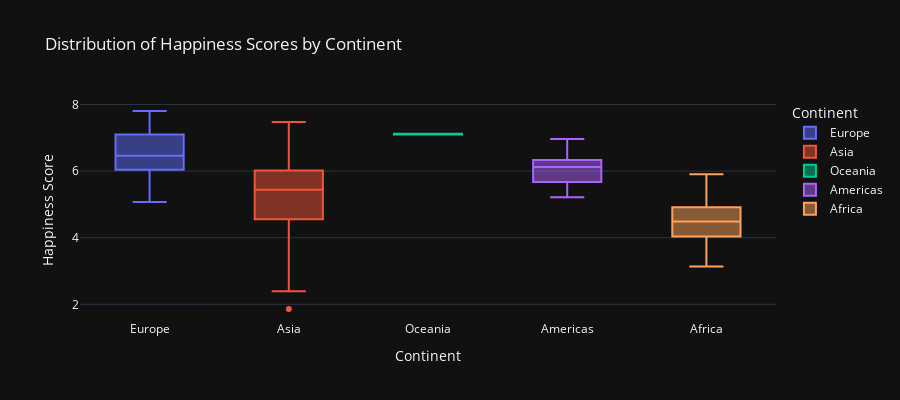

The notebook cell saved with this chart:
### Code cell
# Create a box plot showing the distribution of happiness scores by sub-region 
fig = px.box(full_data, x='region', y='Ladder score', 
             title='Distribution of Happiness Scores by Continent',
             labels={'region': 'Continent', 'Ladder score': 'Happiness Score'},
             color='region', 
             height=400)

fig.update_layout(xaxis_title='Continent', yaxis_title='Happiness Score')

fig.show()

### Figure 1 — Plotly figure (JSON) as saved in the notebook; plotly's stock layout.template omitted (floating-point values rounded to 4 significant figures)
{"data": [{"alignmentgroup": "True", "hovertemplate": "Continent=%{x}<br>Happiness Score=%{y}<extra></extra>", "legendgroup": "Europe", "marker": {"color": "#636efa"}, "name": "Europe", "notched": false, "offsetgroup": "Europe", "orientation": "v", "showlegend": true, "x": ["Europe", "Europe", "Europe", "Europe", "Europe", "Europe", "Europe", "Europe", "Europe", "Europe", "Europe", "Europe", "Europe", "Europe", "Europe", "Europe", "Europe", "Europe", "Europe", "Europe", "Europe", "Europe", "Europe", "Europe", "Europe", "Europe", "Europe", "Europe", "Europe", "Europe", "Europe", "Europe", "Europe", "Europe"], "x0": " ", "xaxis": "x", "y": [7.804, 7.586, 7.53, 7.403, 7.395, 7.315, 7.24, 7.228, 7.097, 6.892, 6.859, 6.796, 6.763, 6.661, 6.65, 6.589, 6.469, 6.455, 6.436, 6.405, 6.3, 6.26, 6.213, 6.144, 6.125, 6.041, 5.968, 5.931, 5.819, 5.722, 5.661, 5.466, 5.277, 5.071], "y0": " ", "yaxis": "y", "type": "box"}, {"alignmentgroup": "True", "hovertemplate": "Continent=%{x}<br>Happiness Score=%{y}<extra></extra>", "legendgroup": "Asia", "marker": {"color": "#EF553B"}, "name": "Asia", "notched": false, "offsetgroup": "Asia", "orientation": "v", "showlegend": true, "x": ["Asia", "Asia", "Asia", "Asia", "Asia", "Asia", "Asia", "Asia", "Asia", "Asia", "Asia", "Asia", "Asia", "Asia", "Asia", "Asia", "Asia", "Asia", "Asia", "Asia", "Asia", "Asia", "Asia", "Asia", "Asia", "Asia", "Asia", "Asia", "Asia", "Asia", "Asia", "Asia", "Asia", "Asia"], "x0": " ", "xaxis": "x", "y": [7.473, 6.587, 6.571, 6.463, 6.173, 6.144, 6.13, 6.129, 6.014, 6.012, 5.951, 5.843, 5.84, 5.825, 5.818, 5.763, 5.523, 5.36, 5.342, 5.33, 5.277, 5.111, 5.109, 4.941, 4.876, 4.555, 4.442, 4.393, 4.372, 4.282, 4.12, 4.036, 2.392, 1.859], "y0": " ", "yaxis": "y", "type": "box"}, {"alignmentgroup": "True", "hovertemplate": "Continent=%{x}<br>Happiness Score=%{y}<extra></extra>", "legendgroup": "Oceania", "marker": {"color": "#00cc96"}, "name": "Oceania", "notched": false, "offsetgroup": "Oceania", "orientation": "v", "showlegend": true, "x": ["Oceania", "Oceania"], "x0": " ", "xaxis": "x", "y": [7.123, 7.095], "y0": " ", "yaxis": "y", "type": "box"}, {"alignmentgroup": "True", "hovertemplate": "Continent=%{x}<br>Happiness Score=%{y}<extra></extra>", "legendgroup": "Americas", "marker": {"color": "#ab63fa"}, "name": "Americas", "notched": false, "offsetgroup": "Americas", "orientation": "v", "showlegend": true, "x": ["Americas", "Americas", "Americas", "Americas", "Americas", "Americas", "Americas", "Americas", "Americas", "Americas", "Americas", "Americas", "Americas", "Americas", "Americas", "Americas", "Americas", "Americas", "Americas", "Americas", "Americas"], "x0": " ", "xaxis": "x", "y": [6.961, 6.894, 6.609, 6.494, 6.334, 6.33, 6.265, 6.259, 6.15, 6.125, 6.122, 6.024, 6.023, 5.738, 5.703, 5.684, 5.63, 5.569, 5.559, 5.526, 5.211], "y0": " ", "yaxis": "y", "type": "box"}, {"alignmentgroup": "True", "hovertemplate": "Continent=%{x}<br>Happiness Score=%{y}<extra></extra>", "legendgroup": "Africa", "marker": {"color": "#FFA15A"}, "name": "Africa", "notched": false, "offsetgroup": "Africa", "orientation": "v", "showlegend": true, "x": ["Africa", "Africa", "Africa", "Africa", "Africa", "Africa", "Africa", "Africa", "Africa", "Africa", "Africa", "Africa", "Africa", "Africa", "Africa", "Africa", "Africa", "Africa", "Africa", "Africa", "Africa", "Africa", "Africa", "Africa", "Africa", "Africa", "Africa", "Africa", "Africa", "Africa", "Africa", "Africa", "Africa"], "x0": " ", "xaxis": "x", "y": [5.902, 5.329, 5.275, 5.072, 5.035, 4.981, 4.973, 4.954, 4.903, 4.855, 4.724, 4.638, 4.631, 4.605, 4.501, 4.497, 4.487, 4.432, 4.397, 4.374, 4.198, 4.17, 4.137, 4.091, 4.042, 4.019, 3.982, 3.694, 3.545, 3.495, 3.435, 3.204, 3.138], "y0": " ", "yaxis": "y", "type": "box"}], "layout": {"xaxis": {"anchor": "y", "domain": [0.0, 1.0], "title": {"text": "Continent"}, "categoryorder": "array", "categoryarray": ["Europe", "Asia", "Oceania", "Americas", "Africa"]}, "yaxis": {"anchor": "x", "domain": [0.0, 1.0], "title": {"text": "Happiness Score"}}, "legend": {"title": {"text": "Continent"}, "tracegroupgap": 0}, "title": {"text": "Distribution of Happiness Scores by Continent"}, "boxmode": "overlay", "height": 400}}
